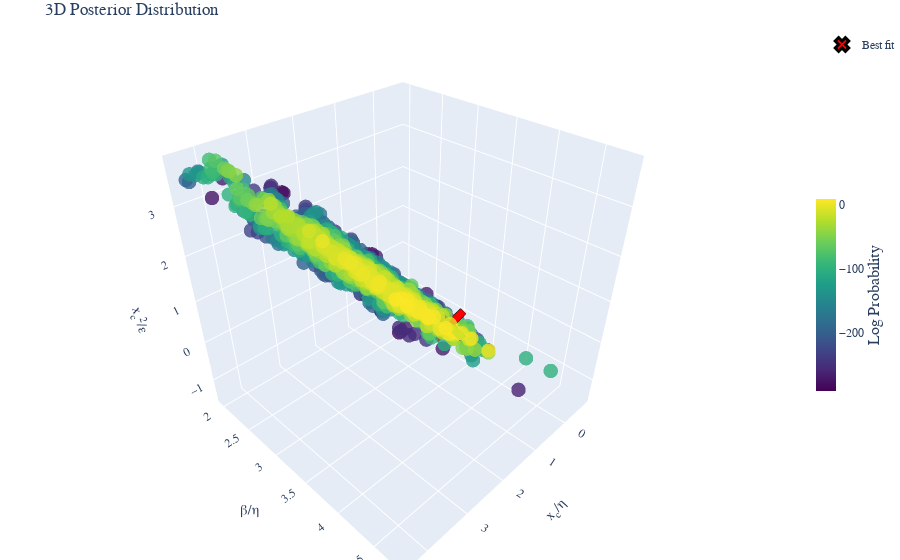

Here is the notebook cell this chart was saved with:
### Code cell
fig =post.plot_posterior3D_interactive([0,1,2],labels=labels_trans, truths=np.log(truths_trans),truth_label="Best fit" )
# Save the figure using matplotlib's savefig instead of plotly's write_image
fig.show()
if SAVE_PRODUCTS:
    # Save the figure as HTML
    html_file_name = config_name+test_str+'_3D_plot'
    if subfolder is not None:
        html_file_name = os.path.join(subfolder, html_file_name)
    html_path = os.path.join(Products_folder, 'html_3d_plots', f'{html_file_name}.html')
    # Create directory if it doesn't exist
    os.makedirs(os.path.dirname(html_path), exist_ok=True)
    fig.write_html(html_path)

### Figure 1 — Plotly figure (JSON) as saved in the notebook; plotly's stock layout.template omitted (floating-point values rounded to 4 significant figures; data arrays with more than 128 entries replaced by an {"elided": "..."} marker saying what was removed)
{"data": [{"marker": {"color": {"elided": "1071 float values"}, "colorbar": {"len": 0.4, "thickness": 20, "title": {"font": {"size": 16}, "side": "right", "text": "Log Probability"}, "x": 1.0, "y": 0.5}, "colorscale": [[0.0, "#440154"], [0.1111, "#482878"], [0.2222, "#3e4989"], [0.3333, "#31688e"], [0.4444, "#26828e"], [0.5556, "#1f9e89"], [0.6667, "#35b779"], [0.7778, "#6ece58"], [0.8889, "#b5de2b"], [1.0, "#fde725"]], "opacity": 0.8, "size": 5}, "mode": "markers", "name": "Posterior", "scene": "scene", "showlegend": false, "type": "scatter3d", "x": {"elided": "1071 float values"}, "y": {"elided": "1071 float values"}, "z": {"elided": "1071 float values"}}, {"marker": {"color": "red", "line": {"color": "black", "width": 3}, "size": 12, "symbol": "x"}, "mode": "markers", "name": "Best fit", "scene": "scene", "showlegend": true, "type": "scatter3d", "x": [0.7067], "y": [3.473], "z": [-0.1152]}], "layout": {"font": {"family": "Computer Modern"}, "margin": {"b": 0, "l": 0, "r": 0, "t": 30}, "scene": {"aspectmode": "cube", "xaxis": {"exponentformat": "e", "showexponent": "all", "title": {"font": {"size": 14}, "text": "x<sub>c</sub>/η"}}, "yaxis": {"exponentformat": "e", "showexponent": "all", "title": {"font": {"size": 14}, "text": "β/η"}}, "zaxis": {"exponentformat": "e", "showexponent": "all", "title": {"font": {"size": 14}, "text": "x<sub>c</sub><sup>2</sup>/ε"}}}, "title": {"text": "3D Posterior Distribution"}}}
